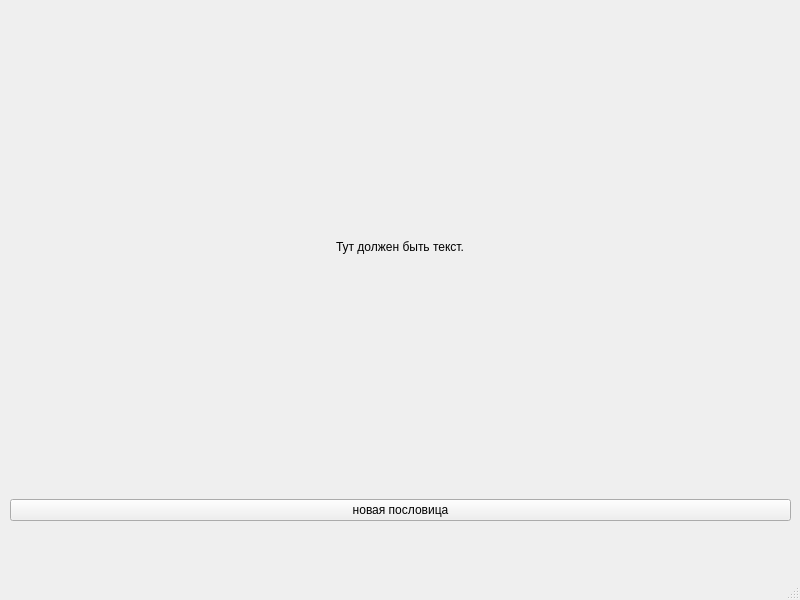
<?xml version="1.0" encoding="UTF-8"?>
<ui version="4.0">
 <class>MainWindow</class>
 <widget class="QMainWindow" name="MainWindow">
  <property name="geometry">
   <rect>
    <x>0</x>
    <y>0</y>
    <width>800</width>
    <height>600</height>
   </rect>
  </property>
  <property name="windowTitle">
   <string>MainWindow</string>
  </property>
  <widget class="QWidget" name="centralwidget">
   <widget class="QWidget" name="verticalLayoutWidget">
    <property name="geometry">
     <rect>
      <x>10</x>
      <y>0</y>
      <width>781</width>
      <height>521</height>
     </rect>
    </property>
    <layout class="QVBoxLayout" name="verticalLayout">
     <item alignment="Qt::AlignHCenter">
      <widget class="QLabel" name="label">
       <property name="text">
        <string>Тут должен быть текст.</string>
       </property>
      </widget>
     </item>
     <item>
      <widget class="QPushButton" name="pushButton">
       <property name="text">
        <string>новая пословица</string>
       </property>
      </widget>
     </item>
    </layout>
   </widget>
  </widget>
  <widget class="QMenuBar" name="menubar">
   <property name="geometry">
    <rect>
     <x>0</x>
     <y>0</y>
     <width>800</width>
     <height>21</height>
    </rect>
   </property>
  </widget>
  <widget class="QStatusBar" name="statusbar"/>
 </widget>
 <resources/>
 <connections/>
</ui>
